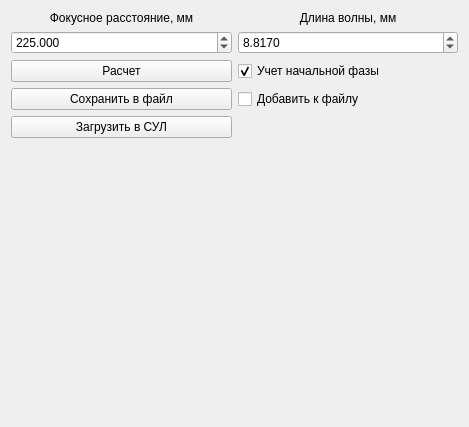
              <widget class="QWidget" name="page_15">
               <property name="geometry">
                <rect>
                 <x>0</x>
                 <y>0</y>
                 <width>469</width>
                 <height>427</height>
                </rect>
               </property>
               <attribute name="label">
                <string> Расчет корректирующих кодов</string>
               </attribute>
               <layout class="QGridLayout" name="gridLayout_6">
                <item row="0" column="0">
                 <layout class="QGridLayout" name="gridLayout_7">
                  <item row="0" column="0">
                   <widget class="QLabel" name="label_37">
                    <property name="text">
                     <string>Фокусное расстояние, мм</string>
                    </property>
                    <property name="alignment">
                     <set>Qt::AlignCenter</set>
                    </property>
                   </widget>
                  </item>
                  <item row="0" column="1">
                   <widget class="QLabel" name="label_39">
                    <property name="text">
                     <string>Длина волны, мм</string>
                    </property>
                    <property name="alignment">
                     <set>Qt::AlignCenter</set>
                    </property>
                   </widget>
                  </item>
                  <item row="1" column="0">
                   <widget class="QDoubleSpinBox" name="spbFocusValue">
                    <property name="decimals">
                     <number>3</number>
                    </property>
                    <property name="maximum">
                     <double>1000000.000000000000000</double>
                    </property>
                    <property name="value">
                     <double>225.000000000000000</double>
                    </property>
                   </widget>
                  </item>
                  <item row="1" column="1">
                   <widget class="QDoubleSpinBox" name="spbWaveLength">
                    <property name="decimals">
                     <number>4</number>
                    </property>
                    <property name="minimum">
                     <double>0.001000000000000</double>
                    </property>
                    <property name="maximum">
                     <double>1000.000000000000000</double>
                    </property>
                    <property name="singleStep">
                     <double>0.100000000000000</double>
                    </property>
                    <property name="value">
                     <double>8.817000000000000</double>
                    </property>
                   </widget>
                  </item>
                  <item row="2" column="0">
                   <widget class="QPushButton" name="pbCalculateCorrectionPhase">
                    <property name="text">
                     <string>Расчет</string>
                    </property>
                   </widget>
                  </item>
                  <item row="3" column="0">
                   <widget class="QPushButton" name="pbCorrPhaseSaveToFile">
                    <property name="text">
                     <string>Сохранить в файл</string>
                    </property>
                   </widget>
                  </item>
                  <item row="4" column="0">
                   <widget class="QPushButton" name="pbCorrPhaseLoadToSUL">
                    <property name="text">
                     <string>Загрузить в СУЛ</string>
                    </property>
                   </widget>
                  </item>
                  <item row="4" column="1">
                   <widget class="QLabel" name="label_28">
                    <property name="text">
                     <string/>
                    </property>
                    <property name="alignment">
                     <set>Qt::AlignCenter</set>
                    </property>
                   </widget>
                  </item>
                  <item row="3" column="1">
                   <widget class="QCheckBox" name="cbAddToFile">
                    <property name="text">
                     <string>Добавить к файлу</string>
                    </property>
                   </widget>
                  </item>
                  <item row="2" column="1">
                   <widget class="QCheckBox" name="cbUseFi0">
                    <property name="text">
                     <string>Учет начальной фазы</string>
                    </property>
                    <property name="checked">
                     <bool>true</bool>
                    </property>
                   </widget>
                  </item>
                 </layout>
                </item>
                <item row="1" column="0">
                 <spacer name="verticalSpacer">
                  <property name="orientation">
                   <enum>Qt::Vertical</enum>
                  </property>
                  <property name="sizeHint" stdset="0">
                   <size>
                    <width>20</width>
                    <height>40</height>
                   </size>
                  </property>
                 </spacer>
                </item>
               </layout>
              </widget>
